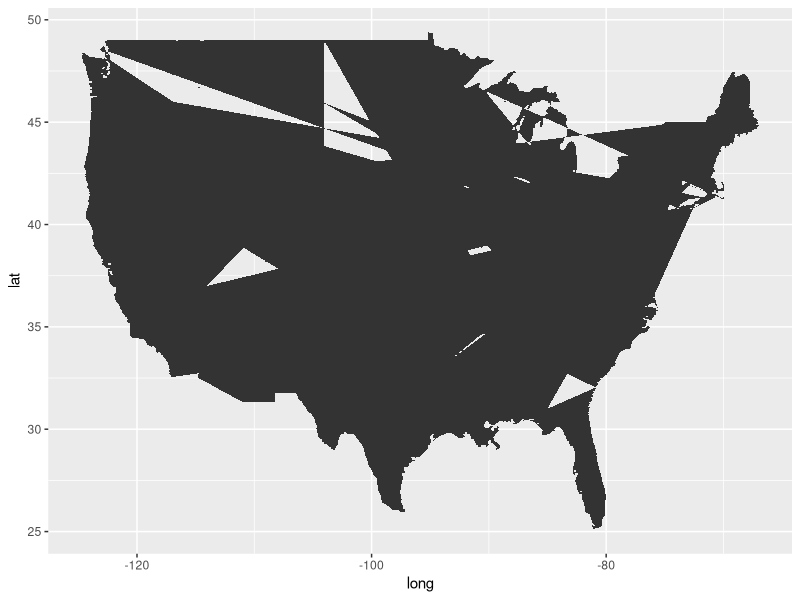
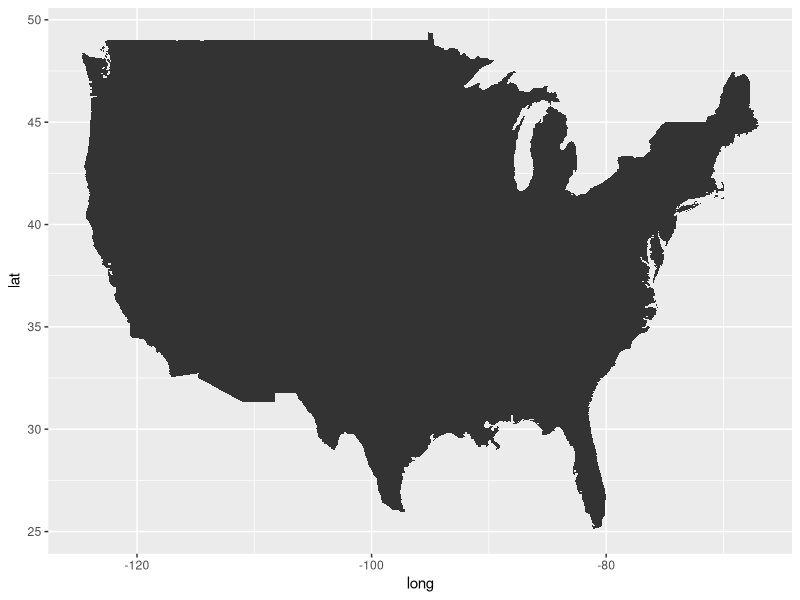

Here is the R script that generated these plots, in order: (Note: this script raises an error after producing the figures.)
## ---- chunk 1
library(tidyverse)
## ---- chunk 2
states <- map_data(map = "state")

head(states)
## ---- chunk 3
ggplot(states) +
  geom_polygon(aes(x = long, y = lat))
## ---- chunk 4
ggplot(states) +
  geom_polygon(aes(x = long, y = lat, group = group))
## ---- chunk 5
ggplot(states) +
  geom_polygon(aes(x = long, y = lat, group = group)) +
  coord_sf(crs = 5070, default_crs = 4326)
## ---- chunk 6
# Code is the same as above, just with `theme_minimal()` added:
ggplot(states) +
  geom_polygon(aes(x = long, y = lat, group = group)) +
  coord_sf(crs = 5070, default_crs = 4326) +
  theme_minimal()
## ---- chunk 7
# Code is the same as above, just with `theme_void()` added:
ggplot(states) +
  geom_polygon(aes(x = long, y = lat, group = group)) +
  coord_sf(crs = 5070, default_crs = 4326) +
  theme_void()
## ---- chunk 8
theme_set(theme_void())
theme_update(legend.position = "top")
## ---- chunk 9
p <- ggplot(states) +
  geom_polygon(aes(x = long, y = lat, group = group),
               fill = "grey85", color = "grey40", linewidth = 0.1) +
  coord_sf(crs = 5070, default_crs = 4326)

p
## ---- chunk 10
ggplot(states) +
  geom_polygon(aes(x = long, y = lat, group = group),
               fill = "palevioletred", color = "palevioletred") +
  coord_sf(crs = 5070, default_crs = 4326)
## ---- chunk 11
ggplot(states) +
  geom_polygon(aes(x = long, y = lat, group = group),
               fill = "lightblue", color = "darkred", linewidth = 1) +
  coord_sf(crs = 5070, default_crs = 4326)
## ---- chunk 12
ggplot(states) +
  geom_polygon(aes(x = long, y = lat, group = group),
               fill = "grey85", color = "grey40", linewidth = 0.1) +
  coord_sf(crs = 5070, default_crs = 4326) +
  theme(panel.background = element_rect(fill = "dodgerblue", color = "grey20"))
## ---- chunk 13
unique(states$region)
## ---- chunk 14
states |>
  filter(region == "ohio") |> 
  ggplot() +
  geom_polygon(aes(x = long, y = lat, group = group),
               fill = "skyblue", color = "grey40", linewidth = 0.5) +
  coord_sf()
## ---- chunk 15
states |>
  filter(region %in% c("ohio", "indiana", "michigan")) |> 
  ggplot() +
  geom_polygon(aes(x = long, y = lat, group = group),
               fill = "azure4", color = "grey40", linewidth = 0.5) +
  coord_sf()
## ---- chunk 16
ggplot(states) +
  geom_polygon(aes(x = long, y = lat, group = group),
               fill = "grey85", color = "grey40", linewidth = 0.2) +
  # Set the x and y limits inside coord_sf:
  coord_sf(xlim = c(-79, -89), ylim = c(35, 45)) +
  # We may now want to draw a border around the plot since we're cutting of
  # landmasses:
  theme(panel.border = element_rect(fill = NA, color = "grey20", linewidth = 0.5))
## ---- chunk 17
p +
  geom_point(x = -82.99, y = 39.99, colour = "#ba0c2f", size = 4)
## ---- chunk 18
p +
  geom_point(x = -82.99, y = 39.99, colour = "#ba0c2f", size = 4) +
  geom_text(x = -82.99, y = 39.99 - 1, label = "Columbus", size = 4)
## ---- chunk 19
locations <- data.frame(
  location = c("L01", "L02", "L03", "L04"),
  long = c(-80, -100, -90, -110),
  lat = c(35, 33, 45, 43),
  season = c("winter", "winter", "summer", "summer"),
  yield = c(21, 94, 39, 62)
)

locations
## ---- chunk 20
p +
  geom_point(data = locations,
             aes(x = long, y = lat, fill = season),
             size = 4, shape = 21)
## ---- chunk 21
p + 
  geom_point(data = locations,
             aes(x = long, y = lat, fill = season, size = yield),
             shape = 21)
## ---- chunk 22
p + 
  geom_point(data = locations,
             aes(x = long, y = lat, fill = season, size = yield),
             shape = 21) +
  scale_size_continuous(range = c(2.5, 6))
## ---- chunk 23
p + 
  geom_point(data = locations,
             aes(x = long, y = lat, shape = season, fill = yield),
             size = 4) +
  # Make sure the shapes support a fill color (the default ones don't):
  scale_shape_manual(values = c(21, 23))
## ---- chunk 24
p + 
  geom_point(data = locations,
             aes(x = long, y = lat, shape = season, fill = yield),
             size = 4) +
  # Make sure the shapes support a fill color (the default ones don't):
  scale_shape_manual(values = c(21, 23)) +
  scale_fill_viridis_c(option = "inferno")
## ---- chunk 25
map_data(map = "county") |> head()
## ---- chunk 26
ohio <- map_data(map = "county") |>
  filter(region == "ohio")

head(ohio)
## ---- chunk 27
ohio |> count(region)
ohio |> count(subregion) |> head()
## ---- chunk 28
p_ohio <- ggplot(ohio) +
  geom_polygon(aes(x = long, y = lat, group = group),
               fill = "grey90", color = "grey70") +
  coord_sf()

p_ohio
## ---- chunk 29
ohio <- ohio |> mutate(county = tools::toTitleCase(subregion))
## ---- chunk 30
county_coords <- ohio |>
  summarize(long = mean(long), lat = mean(lat), .by = county)

head(county_coords)
## ---- chunk 31
p_ohio +
  geom_text(data = county_coords,
            aes(x = long, y = lat, label = county),
            color = "darkblue", size = 3)
## ---- chunk 32
focal_counties <- c("Franklin", "Wayne", "Allen",
                    "Richland", "Marion", "Licking") 
county_coords_sel <- county_coords |>
  filter(county %in% focal_counties)
p_ohio +
  geom_text(data = county_coords_sel,
            aes(x = long, y = lat, label = county),
            color = "darkblue", size = 4)
## ---- chunk 33
focal_counties <- c("Franklin", "Wayne", "Allen",
                    "Richland", "Marion", "Licking") 

county_coords_sel <- county_coords |>
  filter(county %in% focal_counties)
## ---- chunk 34
p_ohio +
  geom_text(data = county_coords_sel,
            aes(x = long, y = lat, label = county),
            color = "darkblue", size = 4)
## ---- chunk 35
#| classes: preview-image
p_ohio +
  geom_polygon(data = ohio |> filter(county %in% focal_counties),
               aes(x = long, y = lat, group = group, fill = county),
               color = "grey70") +
  geom_text(data = county_coords_sel,
            aes(x = long, y = lat, label = county),
            color = "darkblue", size = 4) +
  guides(fill = "none")

#ggsave("img/")
## ---- chunk 36
p_ohio +
  geom_polygon(data = ohio |> filter(county %in% focal_counties),
               aes(x = long, y = lat, group = group, fill = county),
               color = "grey70") +
  geom_text(data = county_coords_sel,
            aes(x = long, y = lat, label = county),
            color = "darkblue", size = 4) +
  guides(fill = "none")
